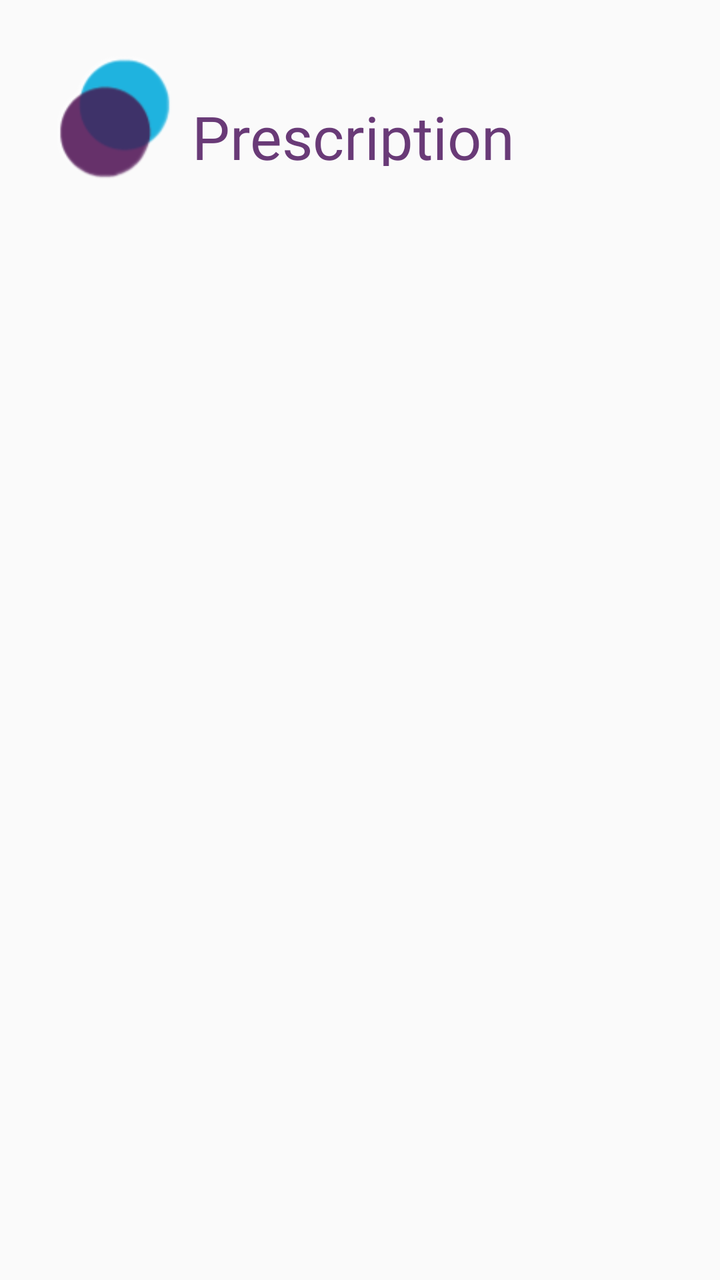
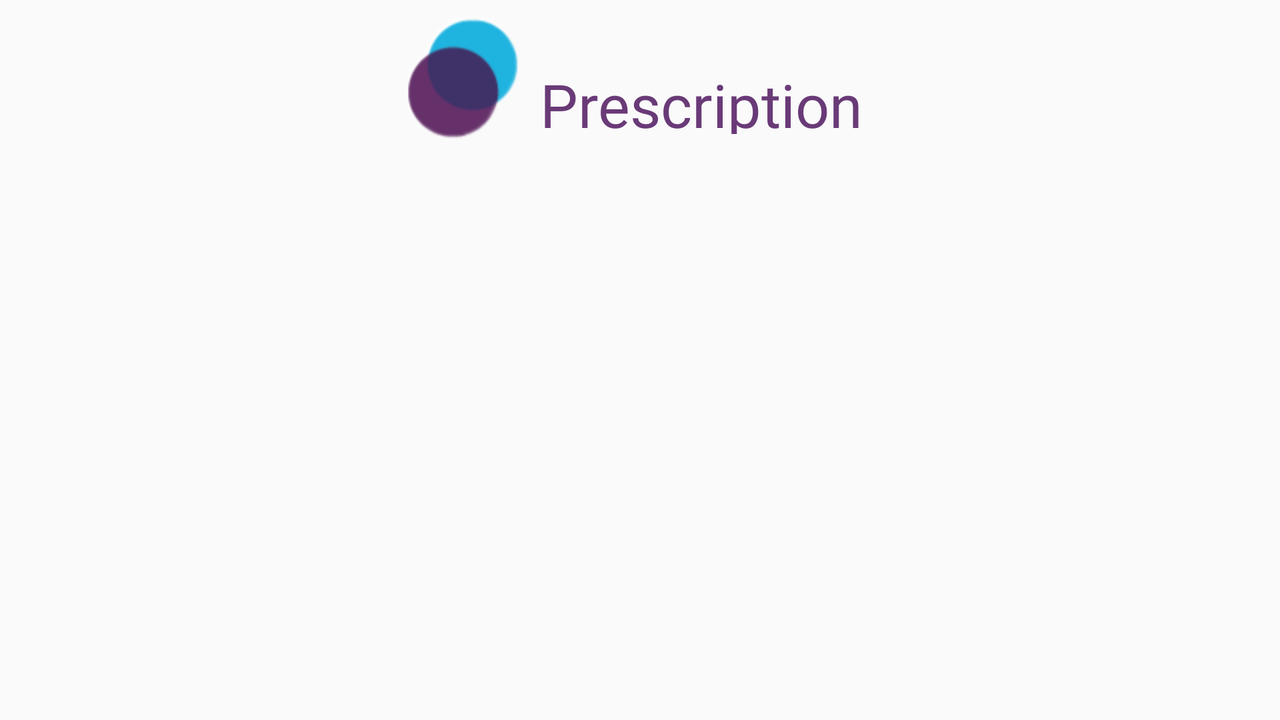

An Android layout and its configuration variant, each rendered on a device that would load it. The default file and the variant file are quoted in full after the pictures.
<!-- AndroidManifest.xml: application theme AppTheme -->
<!-- res/layout/activity_pharma_wait_list.xml -->
<?xml version="1.0" encoding="utf-8"?>
<android.support.constraint.ConstraintLayout xmlns:android="http://schemas.android.com/apk/res/android"
    xmlns:app="http://schemas.android.com/apk/res-auto"
    xmlns:tools="http://schemas.android.com/tools"
    android:layout_width="match_parent"
    android:layout_height="match_parent"
    tools:context=".activities.pharmacist.PharmaWaitListActivity"
    tools:layout_editor_absoluteY="25dp">

    <ImageView
        android:id="@+id/imageView"
        android:layout_width="62dp"
        android:layout_height="62dp"
        android:layout_marginStart="26dp"
        android:layout_marginTop="28dp"
        android:contentDescription="@string/circles_desc"
        app:layout_constraintStart_toStartOf="parent"
        app:layout_constraintTop_toTopOf="parent"
        app:srcCompat="@drawable/circles" />

    <TextView
        android:id="@+id/textView2"
        android:layout_width="203dp"
        android:layout_height="35dp"
        android:layout_marginEnd="34dp"
        android:layout_marginStart="8dp"
        android:layout_marginTop="48dp"
        android:fontFamily="@font/myriad_pro_condensed"
        android:text="@string/prescription_wait_list_header_text"
        android:textColor="@color/colorAccent"
        android:textSize="30sp"
        app:layout_constraintEnd_toEndOf="parent"
        app:layout_constraintHorizontal_bias="0.0"
        app:layout_constraintStart_toEndOf="@+id/imageView"
        app:layout_constraintTop_toTopOf="parent" />

    <ListView
        android:id="@+id/medication_dispenses_list"
        android:layout_width="0dp"
        android:layout_height="0dp"
        android:layout_marginTop="16dp"
        app:layout_constraintBottom_toBottomOf="parent"
        app:layout_constraintEnd_toEndOf="parent"
        app:layout_constraintHorizontal_bias="0.0"
        app:layout_constraintStart_toStartOf="parent"
        app:layout_constraintTop_toBottomOf="@+id/textView2" />
</android.support.constraint.ConstraintLayout>
<!-- resources referenced by this layout -->
<resources>
  <color name="colorAccent">#693a77</color>
  <!-- drawable circles: png bitmap (drawable, 4891 bytes) -->
  <string name="circles_desc">A purple circle semi-overlapping on a blue circle.</string>
  <string name="prescription_wait_list_header_text">Prescription Wait List</string>
  <style name="AppTheme" parent="Theme.AppCompat.Light.DarkActionBar">
          <item name="windowActionBar">false</item>
          <item name="windowNoTitle">true</item>
          
          <item name="colorPrimary">@color/colorPrimary</item>
          <item name="colorPrimaryDark">@color/colorPrimaryDark</item>
          <item name="colorAccent">@color/colorAccent</item>
      </style>
  <color name="colorPrimary">#00b9e4</color>
  <color name="colorPrimaryDark">#693A77</color>
</resources>
<!-- res/layout-land/activity_pharma_wait_list.xml (the repository's variant of the layout above) -->
<!-- drawn on the phone turned sideways -->
<?xml version="1.0" encoding="utf-8"?>
<android.support.constraint.ConstraintLayout xmlns:android="http://schemas.android.com/apk/res/android"
    xmlns:app="http://schemas.android.com/apk/res-auto"
    xmlns:tools="http://schemas.android.com/tools"
    android:layout_width="match_parent"
    android:layout_height="match_parent"
    tools:context=".activities.pharmacist.PharmaWaitListActivity"
    tools:layout_editor_absoluteY="25dp">

    <ImageView
        android:id="@+id/imageView"
        android:layout_width="62dp"
        android:layout_height="62dp"
        android:layout_marginStart="200dp"
        android:layout_marginTop="8dp"
        android:contentDescription="@string/circles_desc"
        app:layout_constraintStart_toStartOf="parent"
        app:layout_constraintTop_toTopOf="parent"
        app:srcCompat="@drawable/circles" />

    <TextView
        android:id="@+id/textView2"
        android:layout_width="203dp"
        android:layout_height="35dp"
        android:layout_marginStart="8dp"
        android:layout_marginTop="32dp"
        android:fontFamily="@font/myriad_pro_condensed"
        android:text="@string/prescription_wait_list_header_text"
        android:textColor="@color/colorAccent"
        android:textSize="30sp"
        app:layout_constraintStart_toEndOf="@+id/imageView"
        app:layout_constraintTop_toTopOf="parent" />

    <ListView
        android:id="@+id/medication_dispenses_list"
        android:layout_width="0dp"
        android:layout_height="0dp"
        android:layout_marginEnd="8dp"
        android:layout_marginStart="8dp"
        android:layout_marginTop="8dp"
        app:layout_constraintBottom_toBottomOf="parent"
        app:layout_constraintEnd_toEndOf="parent"
        app:layout_constraintStart_toStartOf="parent"
        app:layout_constraintTop_toBottomOf="@+id/textView2" />
</android.support.constraint.ConstraintLayout>
